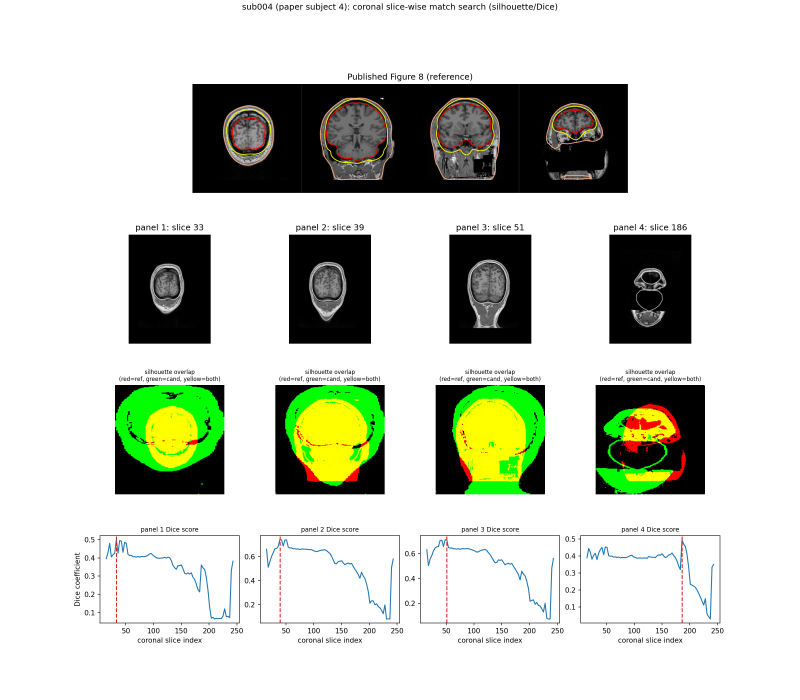
#> input picture local_scripts/WakemanRepro/figures_jas/jas_fig8_slice_search_shape.png, 2400 x 2100 px, given in place of paper_figure8_reference.png, which was not available (shown at 1/3 size)
$ python jas_fig8_slice_search_shape.py   (older library calls are emulated)
#> lines starting #> are read from the running program, lines starting #| are printed output that depends on the picture; after the words box and inside, x2 and y2 are one past the last pixel; in counts of white or black regions, pixels touching at a corner belong together; pictures that were not available may be replaced by others from this repository, and a replacement may not be noted
#!/usr/bin/env python3
"""Third attempt at finding Figure 8's coronal slice indices -- shape/
silhouette matching instead of raw grayscale SSD.

Why this exists: `jas_fig8_slice_search.py` / `_watershed.py` matched
whole-panel grayscale content (z-scored, resized, mean squared
difference). That metric is dominated by the large, high-contrast
gyral/skull texture filling most of the frame -- it under-weights the
thin sliver of neck tissue at the very bottom of the frame, which is the
actual discriminating feature between "coronal slice with no neck in
view" (reference panel 1) and "coronal slice with neck in view" (panels
2-4). Result: the previous search's panel-1 pick (slice 54) looked
neck-free in a small, normalized grayscale thumbnail but visibly shows a
neck at full resolution in the final colored render -- a real mismatch
the metric didn't catch (flagged by user review, 2026-08-29).

Fix: binarize each panel to a head/background silhouette (tissue vs. pure
black, threshold-based) instead of comparing raw intensity. A silhouette
directly encodes "does the outline taper into a neck here or stay a
closed round shape" -- exactly the feature that was getting lost -- and
is invariant to which MRI volume it's rendered on (T1 vs. flash5), so
there's no need to pick a background before searching, unlike the earlier
two scripts. Scored with the Dice coefficient (2*intersection /
(sum_a + sum_b)) between the reference panel's silhouette and each
candidate's, both cropped to their own foreground bounding box and
resized to a common shape first (so overall head size/position in the
frame doesn't matter, only the outline shape).

Rendered on T1.mgz with the current bem/*.surf surfaces (whatever's
currently swapped in -- watershed or FLASH, doesn't matter for a
silhouette match, both trace essentially the same outer_skin outline).

Output: `jas_fig8_slice_search_shape.png` -- reference / matched slices /
Dice-vs-index curves, same layout as the earlier two search scripts.
"""
import os
import sys

import matplotlib
matplotlib.use("Agg")
import matplotlib.pyplot as plt
import numpy as np
from PIL import Image

import mne

HERE = os.path.dirname(os.path.abspath(__file__))
ORIGINAL_SCRIPTS = os.path.normpath(os.path.join(HERE, "..", "original_scripts"))
sys.path.insert(0, ORIGINAL_SCRIPTS)
from library.config import subjects_dir  # noqa: E402

SUBJECT = "sub004"
REFERENCE = os.path.join(HERE, "paper_figure8_reference.png")
MRI_SRC = os.path.join(subjects_dir, SUBJECT, "mri", "T1.mgz")
TMP_DIR = os.path.join(HERE, "_tmp_fig8_slice_search_shape")
os.makedirs(TMP_DIR, exist_ok=True)

CANDIDATE_INDICES = list(range(15, 245, 3))
TARGET_SHAPE = (200, 200)  # (rows, cols)
FOREGROUND_THRESH = 12  # out of 255 -- separates real (dark) tissue from pure-black background


def crop_tight_rgb(im):
    """Crop a PIL RGB image to the bounding box of its non-white pixels
    (removes matplotlib's white figure margin)."""
    arr = np.asarray(im)
    nonwhite = np.any(arr < 250, axis=2)
    rows = np.where(nonwhite.any(axis=1))[0]
    cols = np.where(nonwhite.any(axis=0))[0]
    if len(rows) == 0 or len(cols) == 0:
        return im
    return im.crop((cols[0], rows[0], cols[-1] + 1, rows[-1] + 1))


def silhouette(gray_arr, shape=TARGET_SHAPE, thresh=FOREGROUND_THRESH):
    """Binarize to foreground (tissue) vs. background (black), crop to the
    foreground's own bounding box, resize to a common shape."""
    mask = gray_arr > thresh
    rows = np.where(mask.any(axis=1))[0]
    cols = np.where(mask.any(axis=0))[0]
    if len(rows) == 0 or len(cols) == 0:
        return np.zeros(shape, dtype=bool)
    cropped = mask[rows[0]:rows[-1] + 1, cols[0]:cols[-1] + 1]
    im = Image.fromarray((cropped * 255).astype(np.uint8)).resize((shape[1], shape[0]))
    return np.asarray(im) > 127


def dice(a, b):
    inter = np.logical_and(a, b).sum()
    return 2.0 * inter / (a.sum() + b.sum() + 1e-8)


# 1) Reference: split into 4 panels, silhouette each.
ref_im = Image.open(REFERENCE).convert("L")
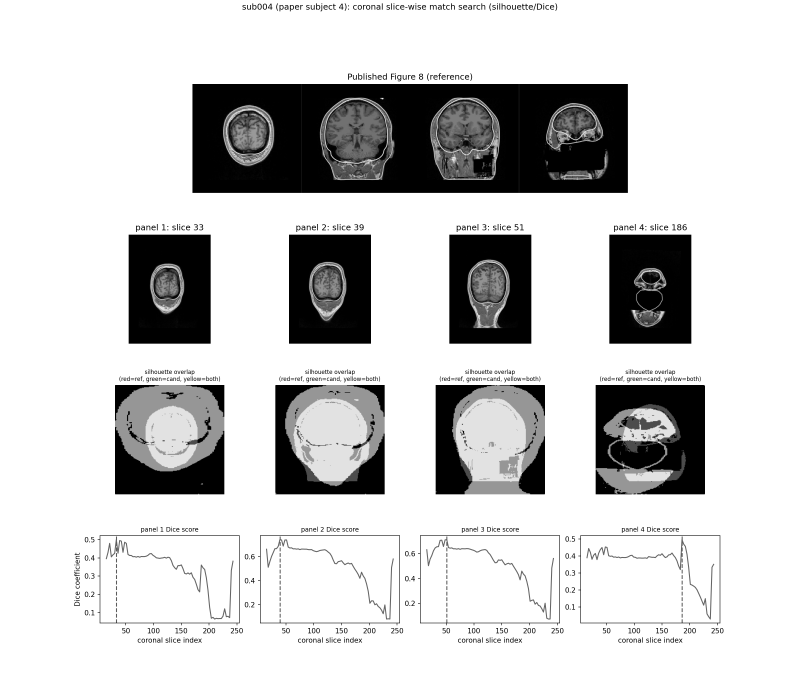
#> ref_im: PIL image 2400x2100 L (shown at 1/3 size); min 0, max 255, mean 205.5
w, h = ref_im.size
#> w = 2400; h = 2100
panel_w = w // 4
#> panel_w = 600
ref_sil = []
for p in range(4):
    x0 = p * panel_w
    x1 = w if p == 3 else (p + 1) * panel_w
    arr = np.asarray(ref_im.crop((x0, 0, x1, h)), dtype=float)
    ref_sil.append(silhouette(arr))
#> this loop made 4 passes
#> pass 1, `arr = np.asarray(ref_im.crop((x0, 0, x1, h)), dtype=float)`:
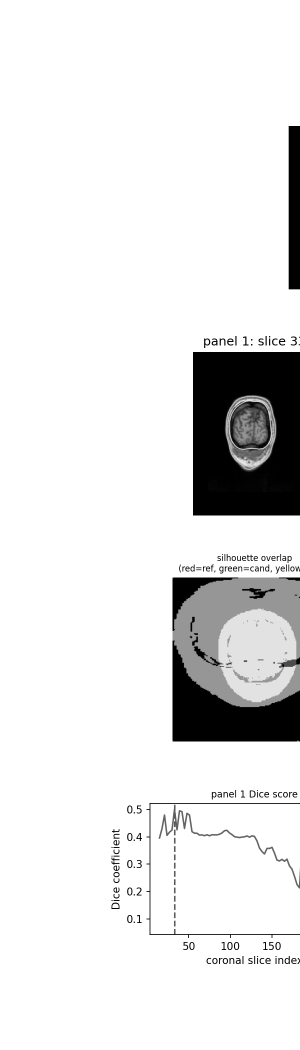
#> arr: shape (2100, 600) float64 (shown at 1/2 size); min 0, max 255, mean 229.5
#> pass 1, in silhouette, `mask = gray_arr > thresh`:
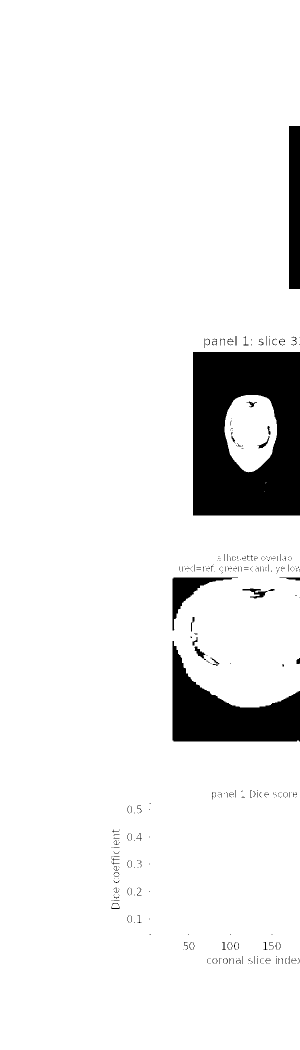
#> mask: shape (2100, 600) bool (shown at 1/2 size); 92.4% white; 449 black regions (399 under 20 px), largest, box (x1, y1, x2, y2) and area: (386, 704, 600, 1031) 57258, (345, 1282, 600, 1483) 24353, (578, 252, 600, 578) 7172
#> pass 1, in silhouette, `im = Image.fromarray((cropped * 255).astype(np.uint8)).resize((shape[1..`:
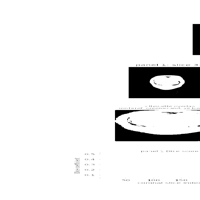
#> im: PIL image 200x200 L; min 0, max 255, mean 235.5
#> pass 2, `arr = np.asarray(ref_im.crop((x0, 0, x1, h)), dtype=float)`:
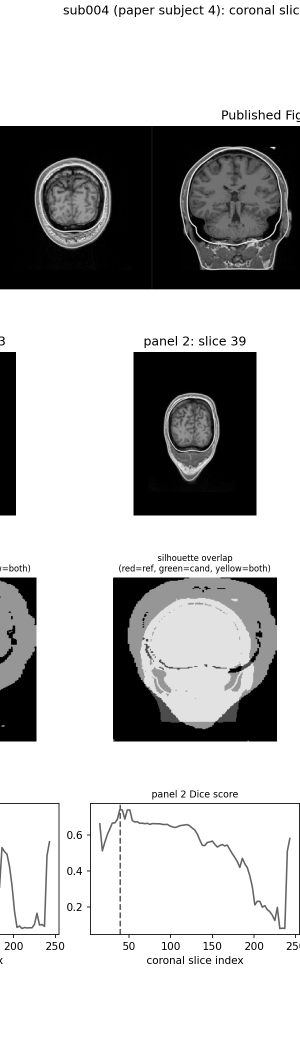
#> arr: shape (2100, 600) float64 (shown at 1/2 size); min 0, max 255, mean 185.7
#> after the loop:
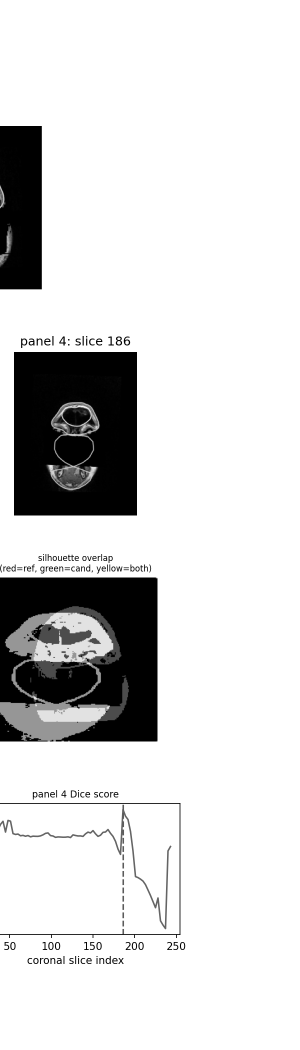
#> arr: shape (2100, 600) float64 (shown at 1/2 size); min 0, max 255, mean 215.7
#> after the loop, ref_sil = 4 items

# 2) Render + silhouette each candidate coronal slice once, reused for all 4 panels.
print(f"[slice_search_shape] rendering {len(CANDIDATE_INDICES)} candidate coronal slices ...")
cand_sil = {}
cand_raw = {}
for i, idx in enumerate(CANDIDATE_INDICES):
#> (the run stopped early here; a loop or call above may not have finished)
